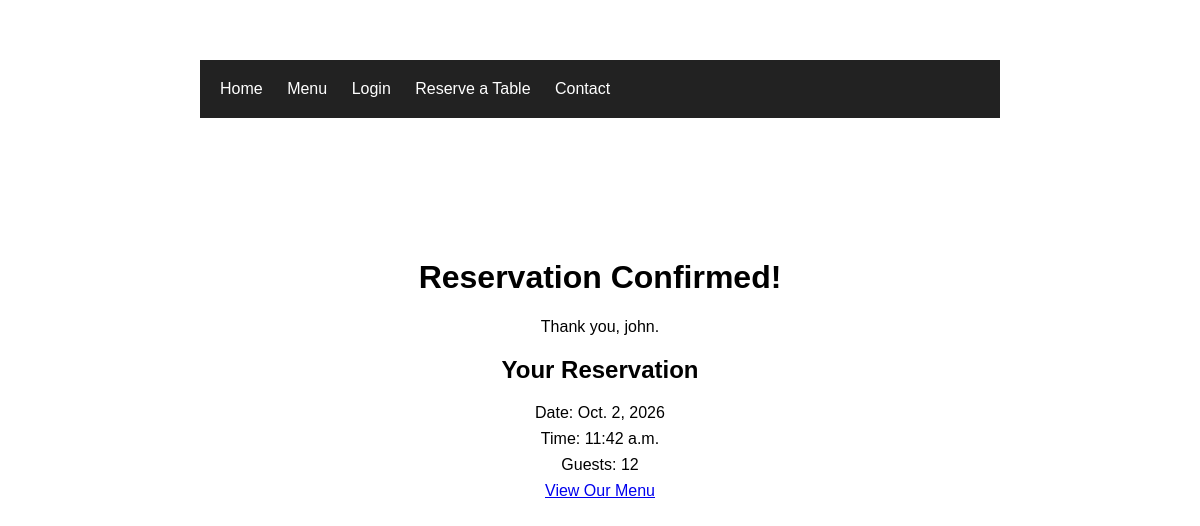
The page /menu/reservation/success/1/ on the database its author committed.
### menu/models.py (models this page shows, shortened)
class Reservation(models.Model):
    user = models.ForeignKey(
        User,
        on_delete=models.CASCADE,
        null=True,
        blank=True
    )
    name = models.CharField(max_length=100)
    email = models.EmailField()
    date = models.DateField()
    time = models.TimeField()
    guests = models.PositiveIntegerField()

### menu/views.py (the view)
def reservation_success(request, reservation_id):
    reservation = get_object_or_404(
    Reservation,
    id=reservation_id
)
    return render(
        request,
        "menu/reservation_success.html",
        {"reservation": reservation}
    )

### menu/templates/menu/reservation_success.html (shortened to what this page needs)
{% extends "base.html" %}
{% block content %}
<div class="info">
    <h1>Reservation Confirmed!</h1>
    <p>
        Thank you, {{ reservation.name }}.
    </p>
    <h2>Your Reservation</h2>
    <p>
        Date: {{ reservation.date }}
    </p>
    <p>
        Time: {{ reservation.time }}
    </p>
    <p>
        Guests: {{ reservation.guests }}
    </p>
    <a href="{% url 'menu:food_list' %}">
        View Our Menu
    </a>
</div>
{% endblock %}

### menu/static/menu/style.css (style rules this page uses)
body { font-family: Arial, sans-serif; max-width: 800px; margin: 40px auto; padding: 20px; }
h1 { text-align: center; }
.info { text-align: center; margin-top: 50px; padding: 30px; }
.info h2 { margin-bottom: 20px; }
.info p { margin: 8px 0; }

### rows shown on the page
Reservation: name "john", date "Oct. 2, 2026", time "11:42 a.m.", guests "12"
